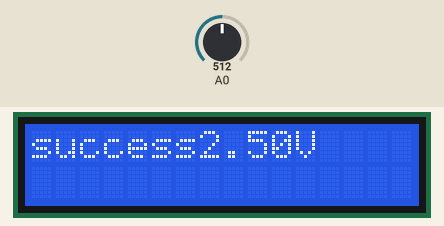
Simulated run of this sketch. Board: Arduino Uno, built with avr-gcc and run on an emulated ATmega328P. Shown: 16×2 character LCD. The inputs (shaded band) are chosen by the test bench; at power-on: A0 = 512.

Above: at 5.1 s.
At 6.2 s:
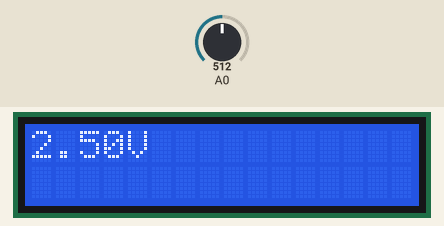
6.3 s: A0 set to 716
At 7.8 s:
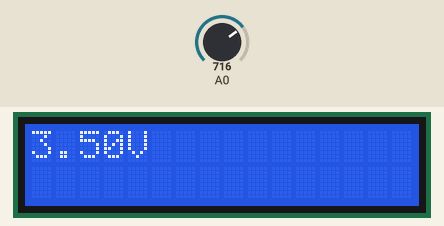
9.3 s: A0 set to 900
At 10.9 s:
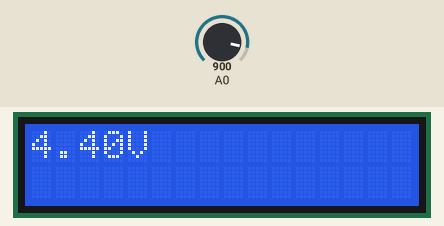
12.3 s: A0 set to 1023
At 13.5 s:
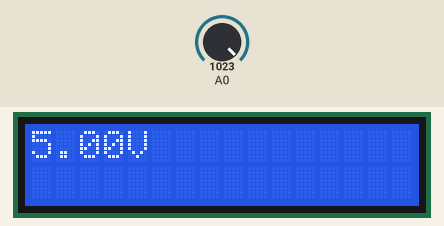
Timing chart, 0 to 15.3 s (numbered marks = the images above; inputs shaded):
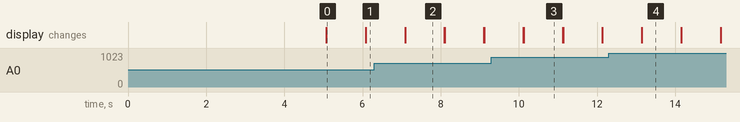

The sketch:

lcd.ino
```cpp
#include <Wire.h>
#include <LiquidCrystal_I2C.h>     //包含头文件
LiquidCrystal_I2C lcd(0x27,16,2);    //创建一个对象：lcd
/******************************************/
void CollectDate()        //采集电压值函数
{
  char i;
  double voldate=0;
  long orldate=0,sumdate=0;
  for(i=0;i<10;i++)        //将采集到的10次电压值相加求和
  {
    sumdate=sumdate+analogRead(A0);
  }

  orldate=sumdate/10;       //求出平均值
  voldate=orldate*5.0/1023;      //将电压值由数字量换成模拟量
  lcd.print(voldate);       //lcd显示模拟电压值
  lcd.print("V");
}
/******************************************/
void setup()
{
  lcd.init();         //lcd初始化函数
  lcd.backlight();        //lcd开启背光灯函数
  lcd.print("success");
  delay(5000);
}
/******************************************/
void loop()
{
   CollectDate();        //采集数据
   delay(1000);         //延时1s
   lcd.clear();         //清空lcd显示
}
```

Measured:
- after the input at 6.3 s, the display: first differs from a run without the input after 0.79 s (image 2)
- after the input at 9.3 s, the display: first differs from a run without the input after 0.82 s (image 3)
- after the input at 12.3 s, the display: first differs from a run without the input after 0.85 s (image 4)
- what the display in image 0 shows lasts 1.0 s, from 5.1 s to 6.1 s
